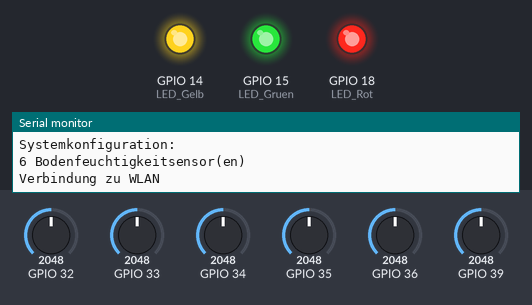
The sketch below on a simulated ESP32. On the bench: output pins drawn as LEDs (lit = HIGH), the last lines printed to the serial monitor. Inputs (shaded band) come from the test bench; at power-on: GPIO 32 = 2048, GPIO 33 = 2048, GPIO 34 = 2048, GPIO 35 = 2048, GPIO 36 = 2048, GPIO 39 = 2048. WiFi joins after 1.5 s; servers stay silent unless stated.

Above: at 0.1 s.
At 2.4 s:
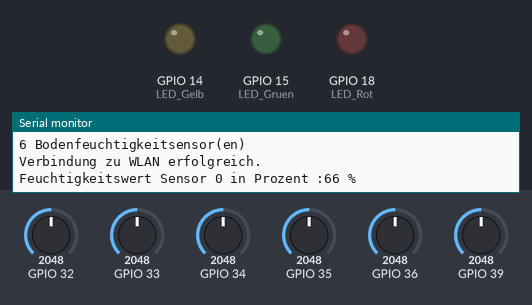
At 3.0 s:
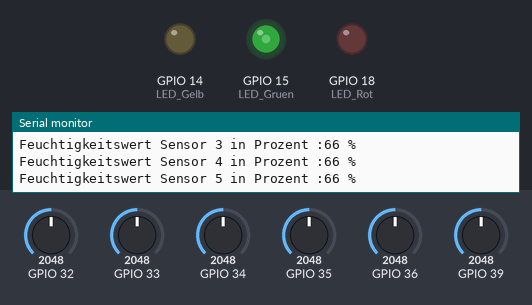
Timing chart, 0 to 4.5 s (numbered marks = the images above):
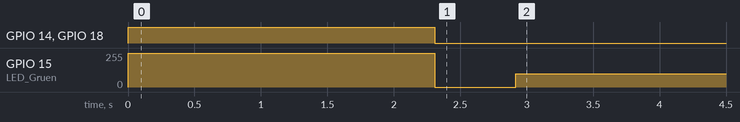

The sketch:

Pflanzenwaechter_Teil3.ino
```cpp
#include <driver/adc.h>
#include <WiFi.h>
#include <WiFiClient.h>
#include <BlynkSimpleEsp32.h>


// Portedefinierung Led's
#define LED_Rot     18    // Rote LED
#define LED_Gelb    14    // Gelbe LED
#define LED_Gruen   15    // Gruene LED

// LED PWM Einstellungen
#define PWMfreq 5000  // 5 Khz basisfrequenz für LED Anzeige
#define PWMledChannelA  0
#define PWMledChannelB  1
#define PWMledChannelC  2
#define PWMresolution  8 // 8 Bit Resolution für LED PWM

//Sonstige Definitionen
#define ADCAttenuation ADC_ATTEN_DB_11    //ADC_ATTEN_DB_11 = 0-3,6V  Dämpfung ADC (ADC Erweiterung
#define MoisureSens_Poll_Interval 300000   // Intervall zwischen zwei Bodenfeuchtemessungen in Millisekunden  -> alle 5 Minuten Datenpaket an Handy senden
#define MaxSensors 6                      // Maximale Anzahl an anschließbaren FeuchteSensoren
#define StartInit true
#define Sens_Calib true
#define Sens_NOTCalib false

// Blynk APP Definitionen
#define BLYNK_GREEN     "#23C48E"
#define BLYNK_BLUE      "#04C0F8"
#define BLYNK_YELLOW    "#ED9D00"
#define BLYNK_RED       "#D3435C"
#define BLYNK_BLACK     "#000000"
#define BLYNK_PRINT Serial
#define BLYNK_NO_BUILTIN
#define BLYNK_NO_FLOAT
//#define BLYNK_DEBUG

struct MoistureSensorCalibrationData
  {
    int Data[MaxSensors*2] = {1651,2840,1652,2840,1653,2840,1654,2840,1655,2840,1656,2840};  // Calibration Data für Feuchtigkeitssensor. Bitte Projekt Text beachten und Werte ensprechend anpassen
  //  int Data[MaxSensors*2] = {0,0,0,0,0,0,0,0,0,0,0,0,};  // Calibration Data für Feuchtigkeitssensor. Bitte Projekt Text beachten und Werte ensprechend anpassen
    String SensorName[MaxSensors] = {"Pflanze 1","Pflanze 2","Pflanze 3","Pflanze 4","Pflanze 5","Pflanze 6"}; // Sensorname, der auch in der APP als Überschrift angezeigt wird
    byte StatusBorderPercentValues[MaxSensors*2][2]= { {10,50},         // Zweidimensinonales Array für Prozentgrenzwerte (Ampel) jeweils Einzeln pro Feuchtesensor (1 -6)
                                                       {10,50},
                                                       {10,50},
                                                       {10,50},
                                                       {10,50},
                                                       {10,50}};
  };

struct MoistureSensorData
  {
    int Percent[MaxSensors] = {0,0,0,0,0,0};       // Feuchtigkeitssensordaten in Prozent
    byte Old_Percent[MaxSensors] = {0,0,0,0,0,0};   // Vorherige _ Feuchtigkeitssensordaten in Prozent (Zweck: DatenMenge einsparen.)
    bool DataValid [MaxSensors] = {false,false,false,false,false,false};
  };


//Global Variables

  char auth[] = "7d77abf9edac4c398b733822eee463ce"; // Hier lt. Anleitung Auth Token dere Blynk App eintragen (E-Mail).
//char auth[] = "xxxxxxxxxxxxxxxxxxxxxxxxxxxxxxxx"; // Hier lt. Anleitung Auth Token dere Blynk App eintragen (E-Mail).
// Deine WiFi Zugangsdaten.
char ssid[] = "WLANGW1339";
//char ssid[] = "Deine_WLAN_SSID";                 // Bitte an eigene WLAN SSID anpassen
char pass[] = "A09703471882406B#!";  // Set password to "" for open networks.
//char pass[] = "Dein _WLAN _Passwort!";           // Bitte an eigene WLAN Passwort anpassen
MoistureSensorCalibrationData MCalib;
MoistureSensorData MMeasure;
byte AttachedMoistureSensors; // Detected Active Moisture Sensors (Count)
unsigned long Moisure_ServiceCall_Handler = 0;  // Delay Variable for Delay between Moisure Readings

void setup() {
  pinMode(LED_Rot,OUTPUT);
  pinMode(LED_Gelb,OUTPUT);
  pinMode(LED_Gruen,OUTPUT);
  Serial.begin(115200);   // initialize serial communication at 115200 bits per second:
  ledcSetup(PWMledChannelA, PWMfreq, PWMresolution);
  ledcSetup(PWMledChannelB, PWMfreq, PWMresolution);
  ledcSetup(PWMledChannelC, PWMfreq, PWMresolution);
  ledcAttachPin(LED_Rot, PWMledChannelA);   // attach the channel to the GPIO to be controlled
  ledcAttachPin(LED_Gelb, PWMledChannelB);
  ledcAttachPin(LED_Gruen, PWMledChannelC);
  SetLedConfig(255,255,255);
  Serial.println(F("Systemkonfiguration:"));
  AttachedMoistureSensors = DetectMoistureSensors();
  Serial.print(AttachedMoistureSensors);
  Serial.println(F(" Bodenfeuchtigkeitsensor(en)"));
  Serial.print(F("Verbindung zu WLAN"));
  delay(500);
  Blynk.begin(auth, ssid, pass);  // Initalize WiFi-Connection over Blync Library
  Serial.println(F(" erfolgreich."));
  SetLedConfig(0,0,0);
  Init_Blynk_APP();
  Run_MoistureSensors(StartInit);
  for (int i = AttachedMoistureSensors;i < 6;i++) { Update_Blynk_APP(i,Sens_Calib); };
}

byte DetectMoistureSensors ()
  {
  #define MinSensorValue 100
  byte Detected = 0;
  for (int i = 0;i < MaxSensors;i++)
    {
    int MSensorRawValue = ReadMoistureSensor_Raw_Val(i);
    if ( MSensorRawValue > MinSensorValue) { Detected++; } else {break;}
    }
  if (Detected < 1)
    {
      Serial.println(F("Keine Bodenfeuchtigkeitssesoren erkannt. System angehalten."));
      esp_deep_sleep_start();
      while(1) {}
    }
  return Detected;
  }

bool SetLedConfig(byte Red,byte yellow,byte green)
{
ledcWrite(PWMledChannelA, Red); // Rote LED
ledcWrite(PWMledChannelB, yellow); // Gelbe LED
ledcWrite(PWMledChannelC, green); // Gruene LED
return true;
}

int ReadMoistureSensor_Raw_Val(byte Sensor)
  {
   int ReturnValue,i;
   long sum = 0;
   #define NUM_READS 6
   adc1_config_width(ADC_WIDTH_BIT_12);   //Range 0-4095
   switch (Sensor)
    {
    case 0:
      {
      adc1_config_channel_atten(ADC1_CHANNEL_0,ADCAttenuation);
      for (i = 0; i < NUM_READS; i++){  // Averaging algorithm
      sum += adc1_get_raw( ADC1_CHANNEL_0 ); //Read analog
      }
      ReturnValue = sum / NUM_READS;
      break;
      }
    case 1:
      {
      adc1_config_channel_atten(ADC1_CHANNEL_3,ADCAttenuation);
      for (i = 0; i < NUM_READS; i++){  // Averaging algorithm
      sum += adc1_get_raw( ADC1_CHANNEL_3 ); //Read analog
      }
      ReturnValue = sum / NUM_READS;
      break;
      }
    case 2:
      {
      adc1_config_channel_atten(ADC1_CHANNEL_6,ADCAttenuation);
      for (i = 0; i < NUM_READS; i++){  // Averaging algorithm
      sum += adc1_get_raw( ADC1_CHANNEL_6 ); //Read analog
      }
      ReturnValue = sum / NUM_READS;
      break;
      }
    case 3:
      {
      adc1_config_channel_atten(ADC1_CHANNEL_7,ADCAttenuation);
      for (i = 0; i < NUM_READS; i++){  // Averaging algorithm
      sum += adc1_get_raw( ADC1_CHANNEL_7 ); //Read analog
      }
      ReturnValue = sum / NUM_READS;
      break;
      }
    case 4:
      {
      adc1_config_channel_atten(ADC1_CHANNEL_4,ADCAttenuation);
      for (i = 0; i < NUM_READS; i++){  // Averaging algorithm
      sum += adc1_get_raw( ADC1_CHANNEL_4 ); //Read analog
      }
      ReturnValue = sum / NUM_READS;
      break;
      }
    default:
      {
      adc1_config_channel_atten(ADC1_CHANNEL_5,ADCAttenuation);
      for (i = 0; i < NUM_READS; i++){  // Averaging algorithm
      sum += adc1_get_raw( ADC1_CHANNEL_5 ); //Read analog
      }
      ReturnValue = sum / NUM_READS;
      break;
      }
    }

  return ReturnValue;
  }

void Init_Blynk_APP()
  {
    Blynk.setProperty(V1,"label",MCalib.SensorName[0]);
    Blynk.setProperty(V2,"label",MCalib.SensorName[1]);
    Blynk.setProperty(V3,"label",MCalib.SensorName[2]);
    Blynk.setProperty(V4,"label",MCalib.SensorName[3]);
    Blynk.setProperty(V5,"label",MCalib.SensorName[4]);
    Blynk.setProperty(V6,"label",MCalib.SensorName[5]);
  }

void Update_Local_Display()
{
  byte red1 = 0;
  byte yellow1 = 0;
  byte green1 = 0;
  for (byte i = 0;i < AttachedMoistureSensors;i++)
    {
    if (MMeasure.DataValid[i])
        {
        if ( MMeasure.Percent[i] > MCalib.StatusBorderPercentValues[i][1])
            {
            green1++;
            } else if ( MMeasure.Percent[i] > MCalib.StatusBorderPercentValues[i][0])
            {
            yellow1++;
            } else
            {
            red1++;
            }
        }
    }
  if (red1 > 0)
    { SetLedConfig(255,0,0); }
  else if (yellow1 > 0)
    { SetLedConfig(0,255,0); }
  else if (green1 > 0)
    { SetLedConfig(0,0,100); }
  else
    { SetLedConfig(100,100,100); }
}

void Update_Blynk_APP(byte Sensor,bool Calibrated)
  {
    switch (Sensor)
    {
    case 0:
      {
      if ((MMeasure.DataValid[0]) & (Calibrated))
        {
        if ( MMeasure.Percent[0] > MCalib.StatusBorderPercentValues[0][1])
            {
            Blynk.setProperty(V1,"color",BLYNK_GREEN);
            } else if ( MMeasure.Percent[0] > MCalib.StatusBorderPercentValues[0][0])
            {
            Blynk.setProperty(V1,"color",BLYNK_YELLOW);
            } else
            {
            Blynk.setProperty(V1,"color",BLYNK_RED);
            }
        delay(100);
        Blynk.virtualWrite(V1,MMeasure.Percent[0]);
        } else
        {
        if (Calibrated)
          {
          Blynk.setProperty(V1,"label","Deaktiviert");
          delay(100);
          Blynk.virtualWrite(V1,0);
          delay(100);
          Blynk.setProperty(V1,"color",BLYNK_BLACK);
          }
        else
          {
          Blynk.virtualWrite(V1,0);
          delay(100);
          Blynk.setProperty(V1,"color",BLYNK_BLUE);
          }
        }
      break;
      }
    case 1:
      {
      if ((MMeasure.DataValid[1]) & (Calibrated))
        {
        if ( MMeasure.Percent[1] > MCalib.StatusBorderPercentValues[1][1])
            {
            Blynk.setProperty(V2,"color",BLYNK_GREEN);
            } else if ( MMeasure.Percent[1] > MCalib.StatusBorderPercentValues[1][0])
            {
            Blynk.setProperty(V2,"color",BLYNK_YELLOW);
            } else
            {
            Blynk.setProperty(V2,"color",BLYNK_RED);
            }
        delay(100);
        Blynk.virtualWrite(V2,MMeasure.Percent[1]);
        } else
        {
        if (Calibrated)
          {
          Blynk.setProperty(V2,"label","Deaktiviert");
          delay(100);
          Blynk.virtualWrite(V2,0);
          delay(100);
          Blynk.setProperty(V2,"color",BLYNK_BLACK);
          }
        else
          {
          Blynk.virtualWrite(V2,0);
          delay(100);
          Blynk.setProperty(V3,"color",BLYNK_BLUE);
          }
        }
      break;
      }
    case 2:
      {
      if ((MMeasure.DataValid[2]) & (Calibrated))
        {
        if ( MMeasure.Percent[2] > MCalib.StatusBorderPercentValues[2][1])
            {
            Blynk.setProperty(V3,"color",BLYNK_GREEN);
            } else if ( MMeasure.Percent[2] > MCalib.StatusBorderPercentValues[2][0])
            {
            Blynk.setProperty(V3,"color",BLYNK_YELLOW);
            } else
            {
            Blynk.setProperty(V3,"color",BLYNK_RED);
            }
        delay(100);
        Blynk.virtualWrite(V3,MMeasure.Percent[2]);
        } else
        {
        if (Calibrated)
          {
          Blynk.setProperty(V3,"label","Deaktiviert");
          delay(100);
          Blynk.virtualWrite(V3,0);
          delay(100);
          Blynk.setProperty(V3,"color",BLYNK_BLACK);
          }
        else
          {
          Blynk.virtualWrite(V3,0);
          delay(100);
          Blynk.setProperty(V3,"color",BLYNK_BLUE);
          }
        }
      break;
      }
    case 3:
      {
      if ((MMeasure.DataValid[3]) & (Calibrated))
        {
        if ( MMeasure.Percent[3] > MCalib.StatusBorderPercentValues[3][1])
            {
            Blynk.setProperty(V4,"color",BLYNK_GREEN);
            } else if ( MMeasure.Percent[3] > MCalib.StatusBorderPercentValues[3][0])
            {
            Blynk.setProperty(V4,"color",BLYNK_YELLOW);
            } else
            {
            Blynk.setProperty(V4,"color",BLYNK_RED);
            }
        delay(100);
        Blynk.virtualWrite(V4,MMeasure.Percent[3]);
        } else
        {
        if (Calibrated)
          {
          Blynk.setProperty(V4,"label","Deaktiviert");
          delay(100);
          Blynk.virtualWrite(V4,0);
          delay(100);
          Blynk.setProperty(V4,"color",BLYNK_BLACK);
          }
        else
          {
          Blynk.virtualWrite(V4,0);
          delay(100);
          Blynk.setProperty(V4,"color",BLYNK_BLUE);
          }
        }
      break;
      }
    case 4:
      {
      if ((MMeasure.DataValid[4]) & (Calibrated))
        {
        if ( MMeasure.Percent[4] > MCalib.StatusBorderPercentValues[4][1])
            {
            Blynk.setProperty(V5,"color",BLYNK_GREEN);
            } else if ( MMeasure.Percent[4] > MCalib.StatusBorderPercentValues[4][0])
            {
            Blynk.setProperty(V5,"color",BLYNK_YELLOW);
            } else
            {
            Blynk.setProperty(V5,"color",BLYNK_RED);
            }
        delay(100);
        Blynk.virtualWrite(V5,MMeasure.Percent[4]);
        } else
        {
        if (Calibrated)
          {
          Blynk.setProperty(V5,"label","Deaktiviert");
          delay(100);
          Blynk.virtualWrite(V5,0);
          delay(100);
          Blynk.setProperty(V5,"color",BLYNK_BLACK);
          }
        else
          {
          Blynk.virtualWrite(V5,0);
          delay(100);
          Blynk.setProperty(V5,"color",BLYNK_BLUE);
          }
        }
      break;
      }
    default:
      {
      if ((MMeasure.DataValid[5]) & (Calibrated))
        {
        if ( MMeasure.Percent[5] > MCalib.StatusBorderPercentValues[5][1])
            {
            Blynk.setProperty(V6,"color",BLYNK_GREEN);
            } else if ( MMeasure.Percent[5] > MCalib.StatusBorderPercentValues[5][0])
            {
            Blynk.setProperty(V6,"color",BLYNK_YELLOW);
            } else
            {
            Blynk.setProperty(V6,"color",BLYNK_RED);
            }
        delay(100);
        Blynk.virtualWrite(V6,MMeasure.Percent[5]);
        } else
        {
        if (Calibrated)
          {
          Blynk.setProperty(V6,"label","Deaktiviert");
          delay(100);
          Blynk.virtualWrite(V6,0);
          delay(100);
          Blynk.setProperty(V6,"color",BLYNK_BLACK);
          }
        else
          {
          Blynk.virtualWrite(V6,0);
          delay(100);
          Blynk.setProperty(V6,"color",BLYNK_BLUE);
          }
        }
      break;
      }
    } // End Switch
  }

void Get_Moisture_DatainPercent()
 {
 byte CalibDataOffset = 0;
 for (byte i = 0;i < AttachedMoistureSensors;i++)
  {
  CalibDataOffset =  i *2;
  int RawMoistureValue = ReadMoistureSensor_Raw_Val(i);
  if ((MCalib.Data[CalibDataOffset] == 0) || (MCalib.Data[CalibDataOffset+1] == 0)) // MinADC Value maxADC ADC Value
    {
    MMeasure.Percent[i] = RawMoistureValue;
    MMeasure.DataValid[i] = false;
    } else
    {
    RawMoistureValue= MCalib.Data[CalibDataOffset+1] - RawMoistureValue;
    RawMoistureValue=MCalib.Data[CalibDataOffset] + RawMoistureValue;
    MMeasure.Percent[i] = map(RawMoistureValue,MCalib.Data[CalibDataOffset],MCalib.Data[CalibDataOffset+1], 0, 100);
    if ((MMeasure.Percent[i] > 100 ) | (MMeasure.Percent[i] < 0 ))
      {
      MMeasure.Percent[i] = RawMoistureValue;
      MMeasure.DataValid[i] = false;
      } else  {  MMeasure.DataValid[i] = true; }
    }
  }
 return ;
 }


void Run_MoistureSensors (bool Init)   // HauptFunktion zum Betrieb der Bodenfeuchtesensoren
{
byte MinSensValue = 100;
if ((millis() - Moisure_ServiceCall_Handler >= MoisureSens_Poll_Interval) | (Init))
  {
   Moisure_ServiceCall_Handler = millis();
   Get_Moisture_DatainPercent();
   for (int i = 0;i < AttachedMoistureSensors;i++)
      {
        if (MMeasure.DataValid[i])
          {

          if (MMeasure.Percent[i] != MMeasure.Old_Percent[i])
            {

            MMeasure.Old_Percent[i] = MMeasure.Percent[i];
            if (MMeasure.Percent[i] < MinSensValue ) { MinSensValue = MMeasure.Percent[i]; };
            Serial.print(F("Feuchtigkeitswert Sensor "));
            Serial.print(i);
            Serial.print(F(" in Prozent :"));
            Serial.print(MMeasure.Percent[i]);
            Serial.println(F(" %"));
            Update_Blynk_APP(i,Sens_Calib);     // Aktualisiere Handywerte
            }
          } else
          {
           Update_Blynk_APP(i,Sens_NOTCalib);     // Aktualisiere Handywerte
           Serial.print(F("Sensor "));
           Serial.print(i);
           Serial.print(F(" nicht kalibiert. Bitte kalibrieren. Rohdatenwert:"));
           Serial.println(MMeasure.Percent[i]);
          }
      }
   Update_Local_Display();           // Aktualisiere lokales Pflanzenwächter Display (Led)
  }
}


// Main Loop
void loop()
{
 Run_MoistureSensors(false);
 Blynk.run();   // Execute Blync Basic- Functions
}
```
